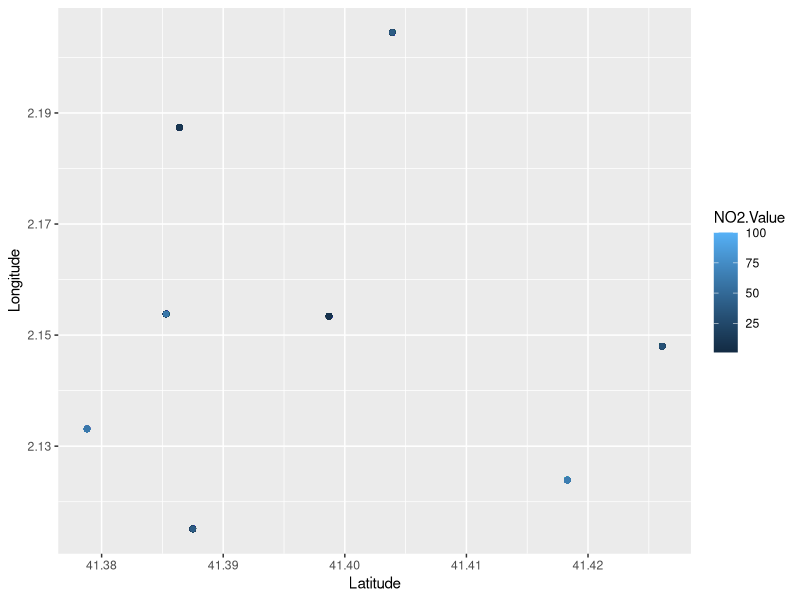

Source code (R):
setwd("C:/Users/PC/Documents/Projects/College Assignments/RProject")
rdata=read.csv("dataset.csv")
rdata1=as.data.frame(rdata)
View(rdata1)
class(rdata1)

library(zoo)
library(tidyr)
library(dplyr)

#for (i in seq(1,5744))+
 # if(rdata1$Air.Quality[i] == "--")
  #  rdata1$Air.Quality[i]<-TRUE

#for (i in seq(1,5744))
  #if(rdata1$O3.Quality[i] == "--")
   # rdata1$O3.Quality[i]<-"NA"

#for (i in seq(1,5744))
#if(rdata1$NO2.Quality[i] == "--")
# rdata1$NO2.Quality[i]<-TRUE

#for (i in seq(1,5744))
 # if(rdata1$PM10.Quality[i] == "--")
  #  rdata1$PM10.Quality[i]<-"NA"

# Repacing all the blank values with NA

rdata1$NO2.Quality[rdata1$NO2.Quality=="--"]<-NA
rdata1$O3.Quality[rdata1$O3.Quality=="--"]<-NA
rdata1$PM10.Quality[rdata1$PM10.Quality=="--"]<-NA
rdata1$Air.Quality[rdata1$Air.Quality=="--"]<-NA



# Replacing all the NA values with the previous value

dfair<-as.data.frame(rdata1[,2])
rdata1[,2]<-dfair%>%do(na.locf(.))

dfoxy<-as.data.frame(rdata1[,c(5,6,7)])
rdata1[,c(5,6,7)]<-dfoxy%>%do(na.locf(.))

dfnitro<-as.data.frame(rdata1[8,9,10])
rdata1[,c(8,9,10)]<-dfoxy%>%do(na.locf(.))

dfpm<-as.data.frame(rdata1[,c(11,12,13)])
rdata1[,c(11,12,13)]<-dfoxy%>%do(na.locf(.))

rdata1$Latitude<-as.numeric(rdata1$Latitude)

# correcting the outliers in latitude column

for (i in seq(1,5744)){
  if(rdata1$Latitude[i] > 42)
    rdata1$Latitude[i]=rdata1$Latitude[i]/10000
}


# normalizing the PM10.Value column

mx = max(rdata1$PM10.Value, na.rm=TRUE)
print(mx)
mn = min(rdata1$PM10.Value, na.rm=TRUE)
print(mn)

for (i in seq(1,5744)){
  rdata1$PM10.Value[i]=round((rdata1$PM10.Value[i]-mn)/(mx-mn),digits=3)
}

#Visualisations
a = data.frame()
b = data.frame()
c = data.frame()
d = data.frame()
e = data.frame()
f = data.frame()
g = data.frame()
h = data.frame()

for(i in seq(1,5744,8)){
  a = rbind(a,c(rdata1$Station[i],rdata1$Latitude[i],rdata1$Longitude[i],rdata1$NO2.Value[i],rdata1$O3.Value[i]))
}

for(i in seq(2,5744,8)){
  b = rbind(a,c(rdata1$Station[i],rdata1$Latitude[i],rdata1$Longitude[i],rdata1$NO2.Value[i],rdata1$O3.Value[i]))
}

for(i in seq(3,5744,8)){
  c = rbind(a,c(rdata1$Station[i],rdata1$Latitude[i],rdata1$Longitude[i],rdata1$NO2.Value[i],rdata1$O3.Value[i]))
}

for(i in seq(4,5744,8)){
  d = rbind(a,c(rdata1$Station[i],rdata1$Latitude[i],rdata1$Longitude[i],rdata1$NO2.Value[i],rdata1$O3.Value[i]))
}

for(i in seq(5,5744,8)){
  e = rbind(a,c(rdata1$Station[i],rdata1$Latitude[i],rdata1$Longitude[i],rdata1$NO2.Value[i],rdata1$O3.Value[i]))
}

for(i in seq(6,5744,8)){
  f = rbind(a,c(rdata1$Station[i],rdata1$Latitude[i],rdata1$Longitude[i],rdata1$NO2.Value[i],rdata1$O3.Value[i]))
}

for(i in seq(7,5744,8)){
  g = rbind(a,c(rdata1$Station[i],rdata1$Latitude[i],rdata1$Longitude[i],rdata1$NO2.Value[i],rdata1$O3.Value[i]))
}

for(i in seq(8,5744,8)){
  h = rbind(a,c(rdata1$Station[i],rdata1$Latitude[i],rdata1$Longitude[i],rdata1$NO2.Value[i],rdata1$O3.Value[i]))
}

library(ggplot2)
sp2 = ggplot(rdata1, aes(x=Latitude, y=Longitude, color=NO2.Value)) + geom_point()
print(sp2)
  
